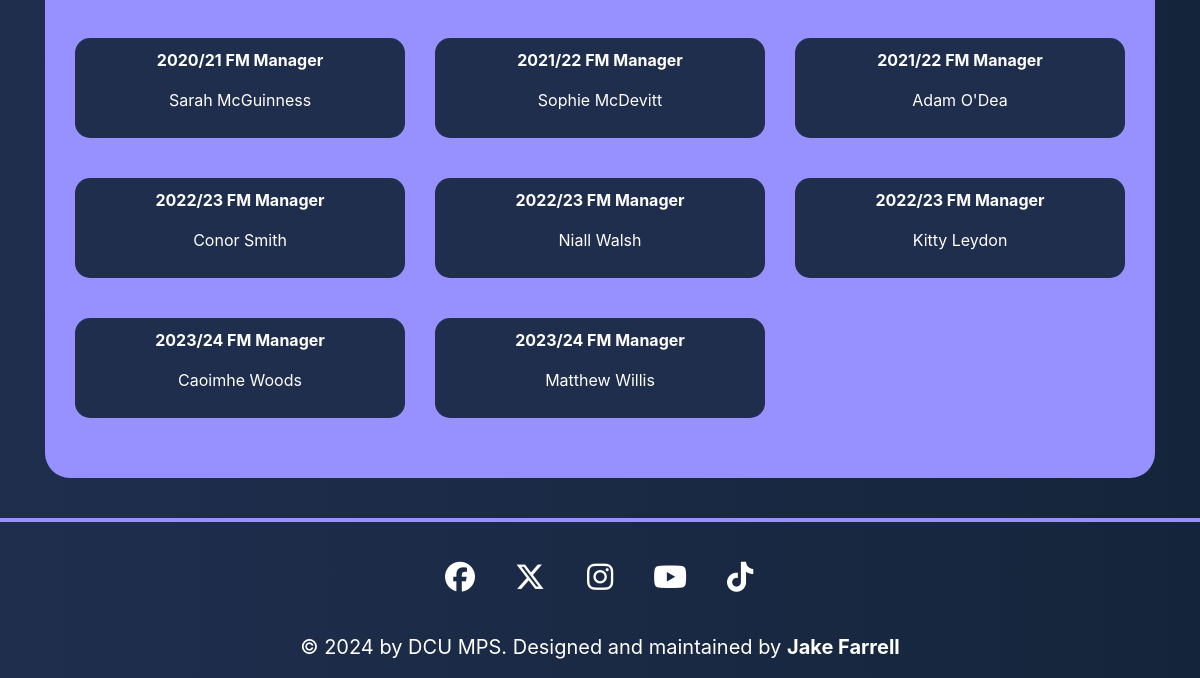
/dcufm (lower part), run on an earlier commit of the app's database.
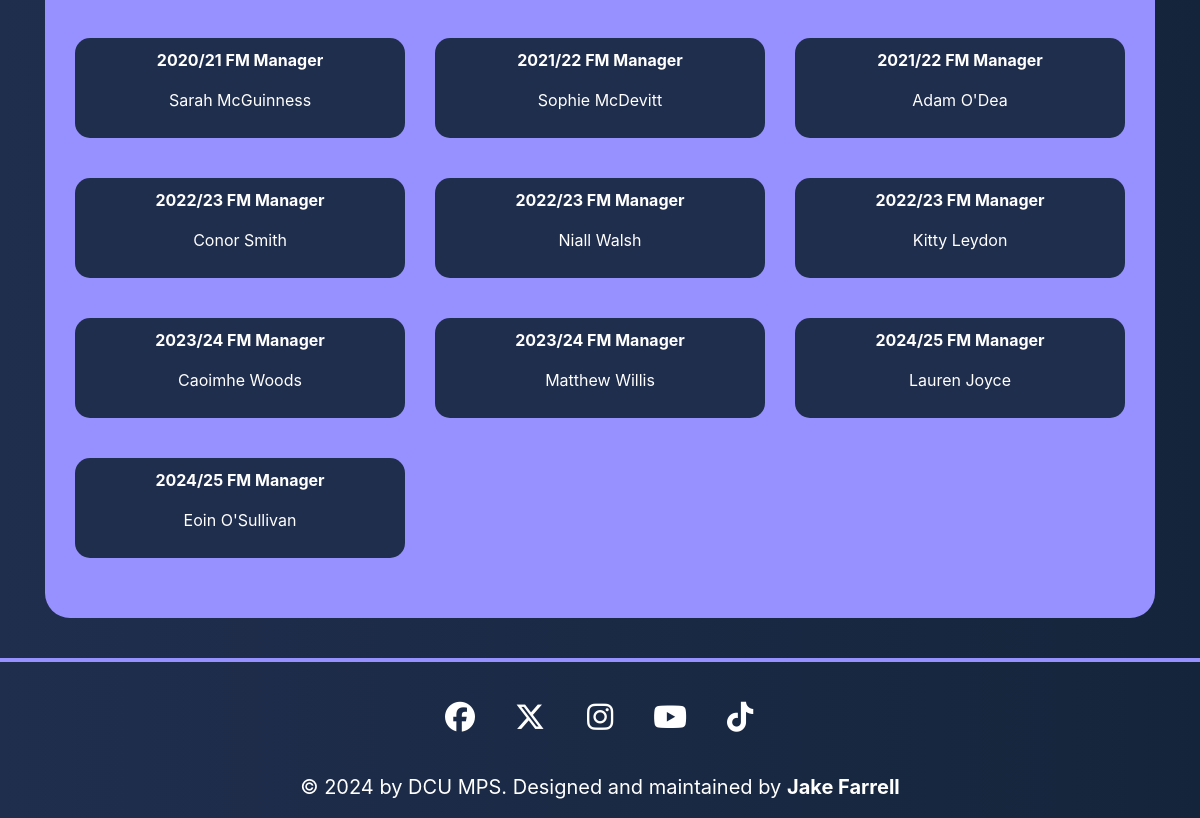
And on a later commit of the database.
### mps_site/models.py (models this page shows, shortened)
class DCUfmFamilyTree(models.Model):
    id = models.AutoField(primary_key=True)
    year = models.CharField(max_length=100)
    name = models.CharField(max_length=100)

### mps_site/views.py (the view)
# urls.py: path("dcufm", views.dcufm, name="dcufm"),
def dcufm(request):
    previous, current, next_show = get_date_time()
    family_tree = DCUfmFamilyTree.objects.all()
    return render(request, 'dcufm.html', {'page_name': 'DCUfm', 'previous_show': previous, 'current_show': current, 'next_show': next_show, 'family_tree': family_tree})

### mps_site/templates/dcufm.html (shortened to what this page needs)
{% extends 'base.html' %}
{% block content %}
<div class="container">
<div id="dcufm-history">
  <div class="container">
    <div class="row justify-content-center" style="text-align: center;">
      <div class="col-md-12 custom-box">
        <div class="center-contents" >
          <div class="container mt-4">
            <div class="row">
              {% for member in family_tree %}
              <div class="col-md-4 hvr-grow">
                <div class="committee-member" style="background-color: #202E4E; border-radius: 15px; padding:10px">
                  <p><strong>{{ member.year }}</strong></p>
                  <p></p>{{ member.name }}</p>
                </div>
              </div>
              {% endfor %}
            </div>
          </div>
        </div>
      </div>
    </div>
  </div>
</div>
</div>
{% endblock %}

What changed in the data, as far as the page shows it:
added DCUfmFamilyTree: year "2024/25 FM Manager", name "Lauren Joyce"
added DCUfmFamilyTree: year "2024/25 FM Manager", name "Eoin O'Sullivan"
